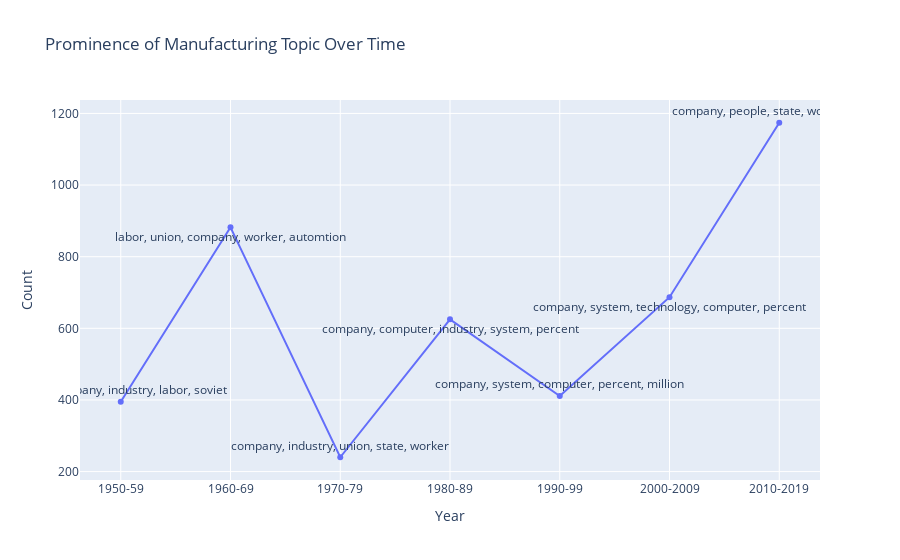

The cell this chart's notebook holds for it:
### Markdown cell above
# Method 1

### Code cell
fig = px.line(df,
                     x='year',
                     y='value',
                     # size='dot_size',
                     text='topics',
                     # log_x=True,
                     labels={
                         "year": "Year",
                         "value": "Count",
                         # 'dot_size': 'Portability',
                         'topics': 'Topics '
                     },
                     title='Prominence of Manufacturing Topic Over Time',  # take some vertical space
                     )

def improve_text_position(x):
    """ it is more efficient if the x values are sorted """
    positions = ['top center', 'bottom center']  # you can add more: left center ...
    return [positions[i % len(positions)] for i in range(len(x))]

fig.update_traces(textposition=improve_text_position(df['year']))
fig.show()

### Figure 1 — Plotly figure (JSON) as saved in the notebook; plotly's stock layout.template omitted (floating-point values rounded to 4 significant figures)
{"data": [{"hovertemplate": "Year=%{x}<br>Count=%{y}<br>Topics =%{text}<extra></extra>", "legendgroup": "", "line": {"color": "#636efa", "dash": "solid"}, "mode": "lines+markers+text", "name": "", "orientation": "v", "showlegend": false, "text": ["union, company, industry, labor, soviet", "labor, union, company, worker, automtion", "company, industry, union, state, worker", "company, computer, industry, system, percent", "company, system, computer, percent, million", "company, system, technology, computer, percent", "company, people, state, worker, trump"], "textposition": ["top center", "bottom center", "top center", "bottom center", "top center", "bottom center", "top center"], "type": "scatter", "x": ["1950-59", "1960-69", "1970-79", "1980-89", "1990-99", "2000-2009", "2010-2019"], "xaxis": "x", "y": [395, 882, 240, 625, 411, 687, 1174], "yaxis": "y"}], "layout": {"autosize": true, "legend": {"tracegroupgap": 0}, "title": {"text": "Prominence of Manufacturing Topic Over Time"}, "xaxis": {"anchor": "y", "autorange": true, "domain": [0, 1], "range": [-0.3638, 6.364], "title": {"text": "Year"}, "type": "category"}, "yaxis": {"anchor": "x", "autorange": true, "domain": [0, 1], "range": [162.9, 1251.0], "title": {"text": "Count"}, "type": "linear"}}}
